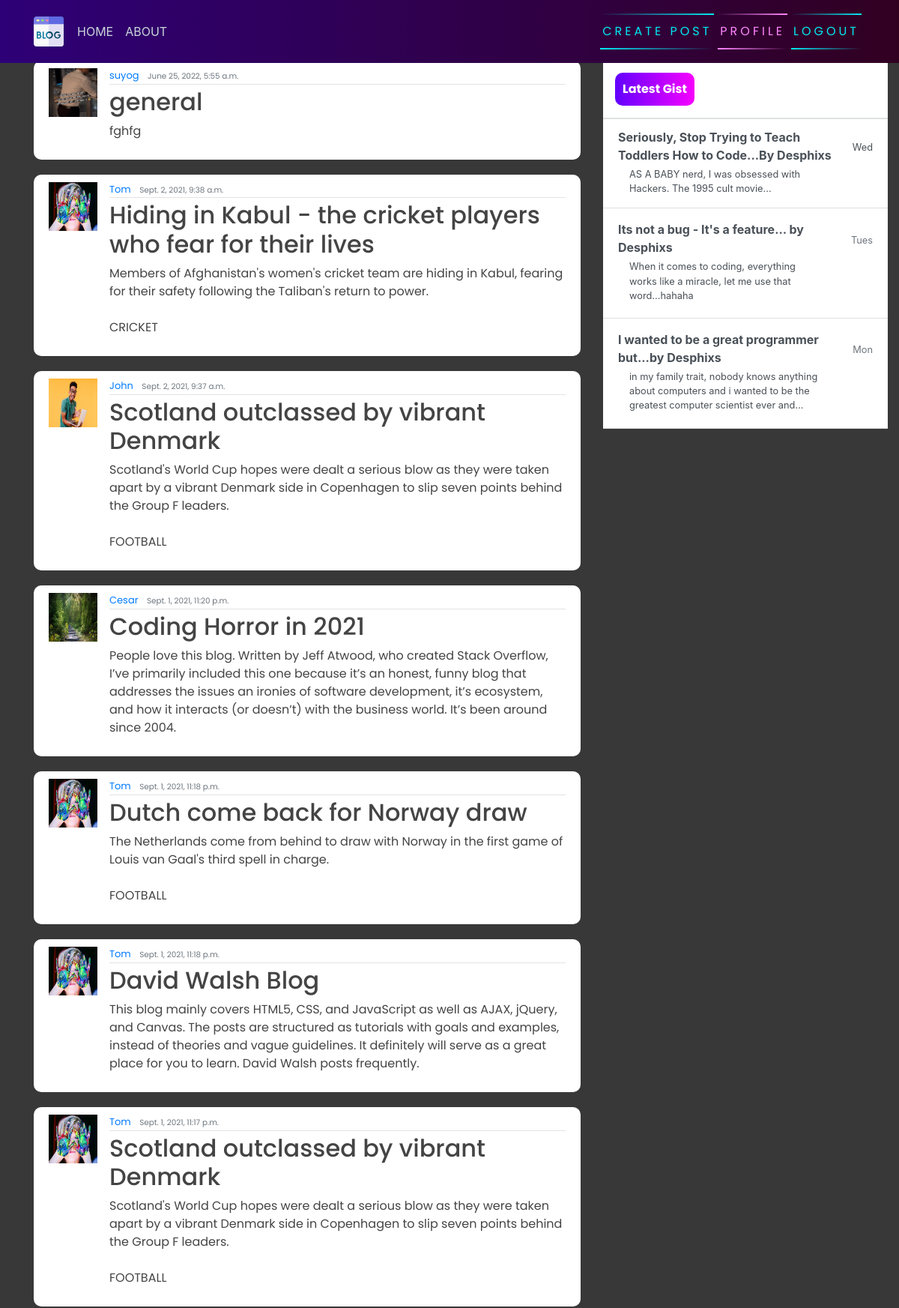
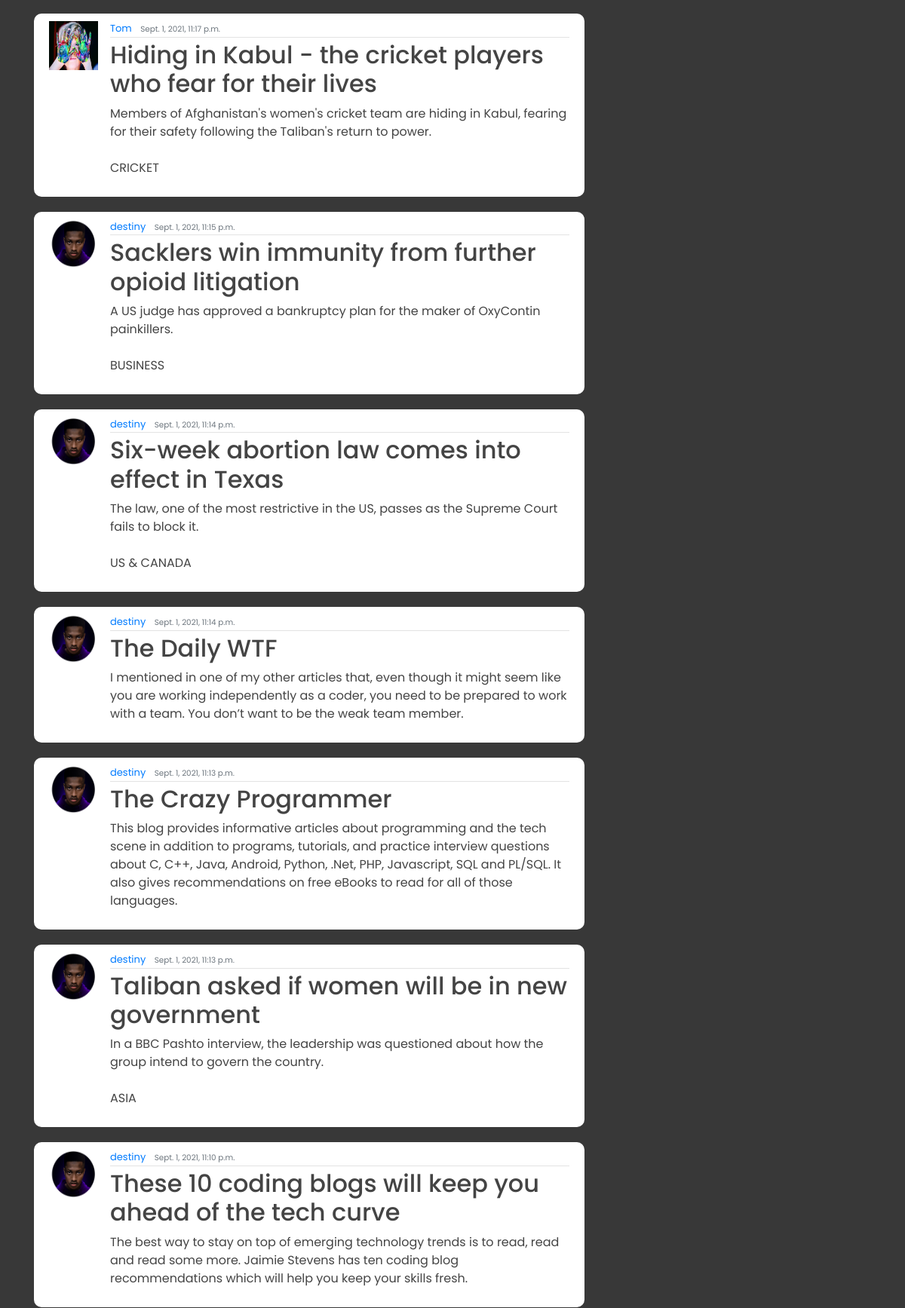
/ (signed in, upper part), run on the app's committed database (2 pictures, top to bottom).
### blog/models.py (models this page shows, shortened)
class Post(models.Model):
    title = models.CharField(max_length=200)
    content = models.TextField()
    date_posted = models.DateTimeField(default=timezone.now)
    author = models.ForeignKey(User, on_delete=models.CASCADE)

### users/models.py (models this page shows, shortened)
class Profile(models.Model):
    user = models.OneToOneField(User, on_delete=models.CASCADE)
    image = models.ImageField(default='default.jpg', upload_to='profile_pics')

### blog/views.py (the view)
# urls.py: path('', PostListView.as_view(), name="blog-home"),
class PostListView(LoginRequiredMixin, ListView):
    model = Post
    template_name = 'blog/home.html'
    context_object_name = 'posts'
    ordering = ["-date_posted"]

### blog/templates/blog/home.html
{% extends 'blog/base.html' %}
{% block content %}
    {% for posts in posts %}
        <article class="media content-section">
            <img class="rounded-cirlce article-img" src="{{ posts.author.profile.image.url }}" alt="">
            <div class="media-body">
              <div class="article-metadata">
                <a class="mr-2" href="#">{{ posts.author }}</a>
                <small class="text-muted">{{ posts.date_posted }}</small>
              </div>
              <h2><a class="article-title" href="{% url 'blog-detail' posts.id %}">{{ posts.title }}</a></h2>
              <p class="article-content">{{ posts.content }}</p>
            </div>
            <br>
          </article>
    {% endfor  %}
{% endblock content %}

### blog/templates/blog/base.html (shortened to what this page needs)
{% load static %}
<!DOCTYPE html>
<html>
<head>
    <link rel="stylesheet" href="https://maxcdn.bootstrapcdn.com/bootstrap/4.0.0/css/bootstrap.min.css">
    <link rel="stylesheet" href="{% static 'blog/main.css' %}">
</head>
<body>
    <header class="site-header">
      <nav class="navbar navbar-expand-md navbar-dark bg-steel fixed-top">
        <div class="container">
          <div class="collapse navbar-collapse" id="navbarToggle">
            <div class="navbar-nav mr-auto">
                {% if user.is_authenticated %}
              <a class="nav-item nav-link" href="{% url 'blog-home' %}">HOME</a>
              <a class="nav-item nav-link" href="{% url 'blog-about' %}">ABOUT</a>
            </div>
            <div class="navbar-nav">
                <a href="{% url 'blog-new' %}" id="auth-links">
                <span></span>
                <span></span>
                Create Post
            </a>
                <a href="{% url 'profile' %}" id="auth-links">
                <span></span>
                <span></span>
                Profile
            </a>
                <a href="{% url 'logout' %}" id="auth-links">
                <span></span>
                <span></span>
                Logout
            </a>
                {% endif %}
            </div>
          </div>
        </div>
      </nav>
    </header>
    <main role="main" class="container">
      <div class="row">
          <div class="col-md-8">
          </div>
        <div class="col-md-8">
           {% block content %}{% endblock %}
        </div>
        <div class="col-md-4">
          <div class="content-sectionw">
            <div class="d-flex flex-column align-items-stretch flex-shrink-0 bg-white" style="width: 380px;" style="padding-top: 120px;">
                <a id="list-group" style="text-decoration: none;" href="" class="d-flex align-items-center flex-shrink-0 p-3 link-dark text-decoration-none border-bottom">
                  <span class="fs-5 fw-semibold" id="gist-btn">Latest Gist</span>
                </a>
                <div class="list-group list-group-flush border-bottom scrollarea">
                  <a href="#" class="list-group-item list-group-item-action  lh-tight" aria-current="true">
                    <div class="d-flex w-100 align-items-center justify-content-between">
                      <strong class="mb-1">Seriously, Stop Trying to Teach Toddlers How to Code...By Desphixs
                    </strong>
                      <small>Wed</small>
                    </div>
                    <div class="col-10 mb-1 small">AS A BABY nerd, I was obsessed with Hackers. The 1995 cult movie... </div>
                  </a>
                  <a href="#" class="list-group-item list-group-item-action py-3 lh-tight">
                    <div class="d-flex w-100 align-items-center justify-content-between">
                      <strong class="mb-1">Its not a bug - It's a feature... by Desphixs</strong>
                      <small class="text-muted">Tues</small>
                    </div>
                    <div class="col-10 mb-1 small">When it comes to coding, everything works like a miracle, let me use that word...hahaha</div>
                  </a>
                  <a href="#" class="list-group-item list-group-item-action py-3 lh-tight">
                    <div class="d-flex w-100 align-items-center justify-content-between">
                      <strong class="mb-1">I wanted to be a great programmer but...by Desphixs</strong>
                      <small class="text-muted">Mon</small>
                    </div>
                    <div class="col-10 mb-1 small">in my family trait, nobody knows anything about computers and i wanted to be the greatest computer scientist ever and...</div>
                  </a>
                </div>
              </div>
          </div>
        </div>
      </div>
    </main>
</body>
</html>

### blog/static/blog/main.css (style rules this page uses)
body { background-color: rgb(56, 56, 56); margin-top: 5rem; background-size: contain; background-repeat: no-repeat; }
h1, h2, h3, h4, h5, h6, p { color: #444444; font-family: 'Poppins', sans-serif; }
.bg-steel { background: linear-gradient(270deg, rgb(49, 0, 33) 0%, rgb(46, 0, 119) 100%); }
.site-header .navbar-nav .nav-link { color: #cbd5db; }
.content-section { background: #ffffff; padding: 10px 20px; border-radius: 10px; margin-bottom: 20px; }
.article-title { color: #444444; }
.article-content { white-space: pre-line; }
.article-img { height: 65px; width: 65px; margin-right: 16px; }
.article-metadata { font-family: 'Poppins', sans-serif; padding-bottom: 1px; margin-bottom: 4px; font-size: 13px; border-bottom: 1px solid #e3e3e3 }
svg { width: 50px; height: 50px; }
#auth-links { font-family: 'Poppins', sans-serif; position: relative; display: inline-block; padding: 12px 3px; margin: 10px 0; color: #03e9f4; text-decoration: none; text-transform: uppercase; transition: 0.5s; letter-spacing: 4px; overflow: hidden; margin-right: 5px; }
#auth-links:nth-child(2) { filter: hue-rotate(110deg); }
#auth-links span { position: absolute; display: block; }
#auth-links span:nth-child(1) { top: 0; left: 0; width: 100%; height: 2px; background: linear-gradient(90deg,transparent,#03e9f4); animation: animate1 1s linear infinite; }
#auth-links span:nth-child(3) { bottom: 0; right: 0; width: 100%; height: 2px; background: linear-gradient(270deg,transparent,#03e9f4); animation: animate3 1s linear infinite; animation-delay: 0.50s; }
#gist-btn { color: black; background: linear-gradient(270deg, rgb(247, 0, 255) 0%, rgb(98, 0, 255) 100%); padding: 10px; color: white; font-family: 'Poppins', sans-serif; font-weight: bold; border-radius: 10px; }

### data on the page
Post: author.profile.image (picture), author "suyog", date_posted "June 25, 2022, 5:55 a.m.", title "general", content "fghfg"
Post: author.profile.image (picture), author "Tom", date_posted "Sept. 2, 2021, 9:38 a.m.", title "Hiding in Kabul - the cricket players who fear for their lives", content "Members of Afghanistan's women's cricket team are hiding in Kabul, fearing for their safety following the Taliban's return to power. CRICKET"
Post: author.profile.image (picture), author "John", date_posted "Sept. 2, 2021, 9:37 a.m.", title "Scotland outclassed by vibrant Denmark", content "Scotland's World Cup hopes were dealt a serious blow as they were taken apart by a vibrant Denmark side in Copenhagen to slip seven points behind the Group F leaders. FOOTBALL"
Post: author.profile.image (picture), author "Cesar", date_posted "Sept. 1, 2021, 11:20 p.m.", title "Coding Horror in 2021", content "People love this blog. Written by Jeff Atwood, who created Stack Overflow, I’ve primarily included this one because it’s an honest, funny blog that addresses the issues an ironies of software development, it’s ecosystem, and how it interacts (or doesn’t) with the business world. It’s been around since 2004."
Post: author.profile.image (picture), author "Tom", date_posted "Sept. 1, 2021, 11:18 p.m.", title "Dutch come back for Norway draw", content "The Netherlands come from behind to draw with Norway in the first game of Louis van Gaal's third spell in charge. FOOTBALL"
Post: author.profile.image (picture), author "Tom", date_posted "Sept. 1, 2021, 11:18 p.m.", title "David Walsh Blog", content "This blog mainly covers HTML5, CSS, and JavaScript as well as AJAX, jQuery, and Canvas. The posts are structured as tutorials with goals and examples, instead of theories and vague guidelines. It definitely will serve as a great place for you to learn. David Walsh posts frequently."
Post: author.profile.image (picture), author "Tom", date_posted "Sept. 1, 2021, 11:17 p.m.", title "Scotland outclassed by vibrant Denmark", content "Scotland's World Cup hopes were dealt a serious blow as they were taken apart by a vibrant Denmark side in Copenhagen to slip seven points behind the Group F leaders. FOOTBALL"
Post: author.profile.image (picture), author "Tom", date_posted "Sept. 1, 2021, 11:17 p.m.", title "Hiding in Kabul - the cricket players who fear for their lives", content "Members of Afghanistan's women's cricket team are hiding in Kabul, fearing for their safety following the Taliban's return to power. CRICKET"
Post: author.profile.image (picture), author "destiny", date_posted "Sept. 1, 2021, 11:15 p.m.", title "Sacklers win immunity from further opioid litigation", content "A US judge has approved a bankruptcy plan for the maker of OxyContin painkillers. BUSINESS"
Post: author.profile.image (picture), author "destiny", date_posted "Sept. 1, 2021, 11:14 p.m.", title "Six-week abortion law comes into effect in Texas", content "The law, one of the most restrictive in the US, passes as the Supreme Court fails to block it. US & CANADA"
Post: author.profile.image (picture), author "destiny", date_posted "Sept. 1, 2021, 11:14 p.m.", title "The Daily WTF", content "I mentioned in one of my other articles that, even though it might seem like you are working independently as a coder, you need to be prepared to work with a team. You don’t want to be the weak team member."
Post: author.profile.image (picture), author "destiny", date_posted "Sept. 1, 2021, 11:13 p.m.", title "The Crazy Programmer", content "This blog provides informative articles about programming and the tech scene in addition to programs, tutorials, and practice interview questions about C, C++, Java, Android, Python, .Net, PHP, Javascript, SQL and PL/SQL. It also gives recommendations on free eBooks to read for all of those languages."
Post: author.profile.image (picture), author "destiny", date_posted "Sept. 1, 2021, 11:13 p.m.", title "Taliban asked if women will be in new government", content "In a BBC Pashto interview, the leadership was questioned about how the group intend to govern the country. ASIA"
Post: author.profile.image (picture), author "destiny", date_posted "Sept. 1, 2021, 11:10 p.m.", title "These 10 coding blogs will keep you ahead of the tech curve", content "The best way to stay on top of emerging technology trends is to read, read and read some more. Jaimie Stevens has ten coding blog recommendations which will help you keep your skills fresh."
